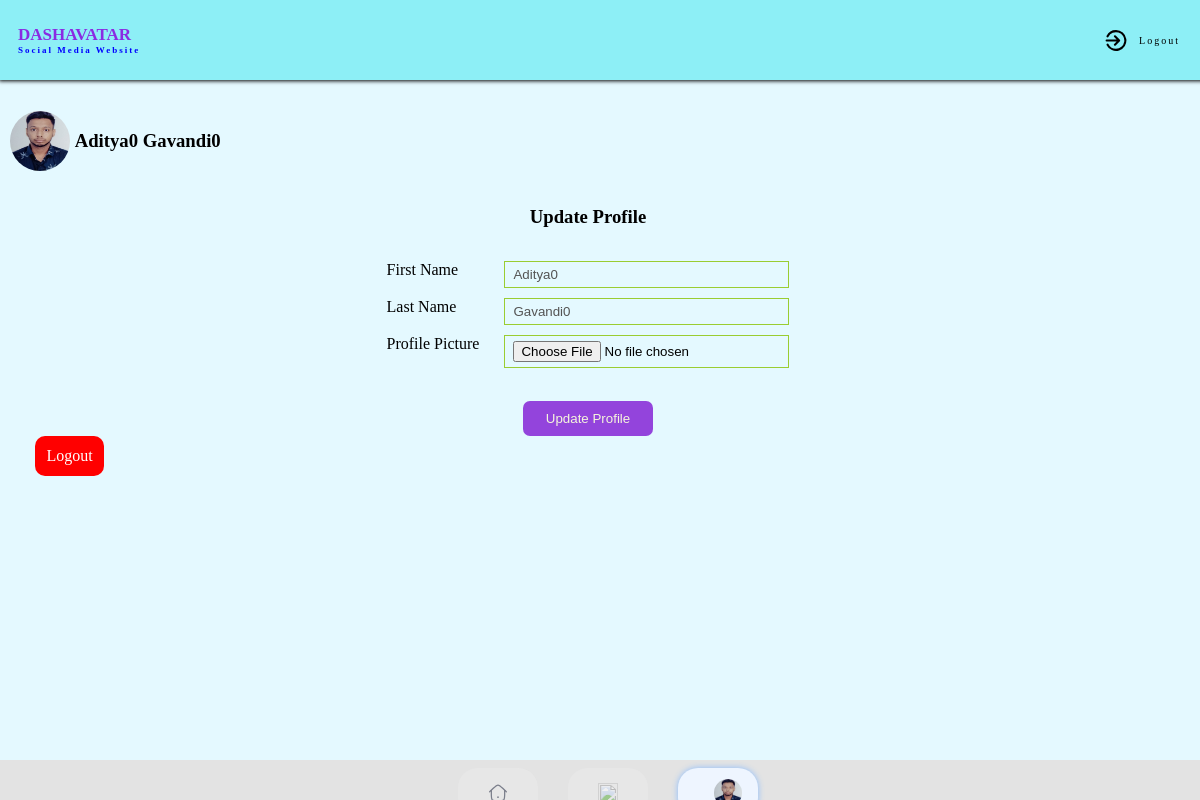
/myaccount (signed in), run on the app's committed database.
### socialweb/models.py (models this page shows)
class CustomUser(AbstractUser):
    user=((1,"viewer"),(2,'profile'))
    user_type = models.CharField(choices=user,max_length=255,default=1)
    profile_pic=models.FileField(upload_to='profilepic',null=True,default="/static/assets/svg/profile.svg")

### socialweb/views.py (the view, shortened to what this page needs)
# urls.py: path('myaccount',views.account, name='account'),
@login_required(login_url='login')
def account(request):
    user=request.user
    user_object=CustomUser.objects.get(id=request.user.id)
    if user_object.user_type =='2':
        return redirect('dashboard')
    return render(request,'myaccount.html')

### templates/myaccount.html (shortened to what this page needs)
{% extends "index.html" %}
{% block my-ac %}
{% if user.profile_pic.url is not None %}
<div class="imgeselected" id="account">
  <img style="width: 28px; height: 28px; border-radius: 50%;" src="{{ user.profile_pic.url }}" alt="" srcset="" />
</div>
{% else %}
<div class="imgeselected" id="account">
  <img src="/static/assets/svg/profileselected.svg" alt="" srcset="" />
  <li>My Account</li>
</div>
{% endif %}
{% endblock %}
{% block contain %}
<div class="dashboard">
  <div class="user-account">
      <span class="uinfo"><img
        src="Gallery/{{ user.profile_pic}}"
        alt=""
        srcset=""
        class="Page-profile"
      />
      <h3 class="Page-name">
        &nbsp;{{ user.first_name }}&nbsp;{{ user.last_name }}
      </h3></span>
    </div>
    <form action="{% url 'account' %}" method="post" enctype="multipart/form-data">
      <h3>Update Profile</h3>
      <div class="aboutedit">
      <div class="info">
        <span>First Name <input disabled type="text" name="first_name" id="first_name" placeholder="Update First Name" value="{{ user.first_name}} " ></span>
        <span>Last Name <input disabled type="text" name="last_name" id="last_name" placeholder="Update Last Name" value="{{ user.last_name}} " > </span>
        <span>Profile Picture <input type="file"  name="profile_pic" id="profile_pic" accept=".jpg" ></span>
      </div>
  </div>
    <button id="uploadim" type="submit">Update Profile</button>
  </form>
  <div class="alogout">
  <a href="{% url 'logout' %}">Logout</a>
  </div>
  </div>
{% endblock %}

### static/css/style.css (style rules this page uses)
* { margin: 0; padding: 0; }
body { background-color: #e4f9ff; height: 100%; }
.navbar img { width: 20px; height: 20px; margin-left: 20px; }
.user-account { height: 150px; display: flex; align-items: center; justify-content: space-between; padding-left: 30px; gap: 20px; }
.uinfo { display: flex; align-items: center; justify-content: center; }
.user-account img { width: 60px; height: 60px; border-radius: 50%; }
form { display: flex; flex-direction: column; justify-content: center; gap: 18px; align-items: center; }
form > #uploadim { width: 130px; height: 35px; background-color: #9344dc; color: beige; border: none; cursor: pointer; border-radius: 7px; transition: all ease-in-out 0.3s; }
.alogout { display: flex; gap: 2%; margin-left: 3%; margin-bottom: 2%; }
.alogout>a { text-decoration: none; color: white; background-color: red; padding: 1.4vh; border-radius: 10px; transition: all ease-in-out 0.3s; }
.info { display: flex; gap: 10px; flex-direction: column; justify-content: space-between; }
.info>span { display: flex; justify-content: space-between; gap: 25px; }
.info input { width: 270px; background-color: transparent; border: 1px solid yellowgreen; padding: 5px; padding-left: 8px; outline: none; }
.aboutedit { display: flex; text-align: center; justify-content: space-evenly; padding: 15px; gap: 40px; }
@media only screen and (max-width: 1200px) { .navbar div { width: 80px; height: 50px; } }
@media only screen and (max-width: 1200px) { .user-account { display: flex; gap: 20px; justify-content: space-between; padding: 10px; height: 110px; } }

### static/css/utility.css (style rules this page uses)
.imgeselected { display: flex; flex-direction: row; align-items: center; justify-content: center; background-color: #eef5ff; border-radius: 20px; box-shadow: 0px 0px 6px 0px; cursor: pointer; color: #8abcfd; }

### data on the page
CustomUser: profile_pic (picture), first_name "Aditya0", last_name "Gavandi0"
